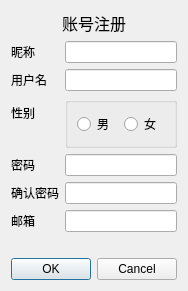
<?xml version="1.0" encoding="UTF-8"?>
<ui version="4.0">
 <class>Register</class>
 <widget class="QDialog" name="Register">
  <property name="geometry">
   <rect>
    <x>0</x>
    <y>0</y>
    <width>184</width>
    <height>259</height>
   </rect>
  </property>
  <property name="windowTitle">
   <string>Dialog</string>
  </property>
  <layout class="QVBoxLayout" name="verticalLayout">
   <item>
    <widget class="QLabel" name="label">
     <property name="maximumSize">
      <size>
       <width>16777215</width>
       <height>30</height>
      </size>
     </property>
     <property name="font">
      <font>
       <family>黑体</family>
       <pointsize>12</pointsize>
      </font>
     </property>
     <property name="layoutDirection">
      <enum>Qt::LeftToRight</enum>
     </property>
     <property name="text">
      <string>账号注册</string>
     </property>
     <property name="alignment">
      <set>Qt::AlignCenter</set>
     </property>
    </widget>
   </item>
   <item>
    <layout class="QFormLayout" name="formLayout">
     <item row="1" column="0">
      <widget class="QLabel" name="nickNameLable">
       <property name="text">
        <string>昵称</string>
       </property>
      </widget>
     </item>
     <item row="1" column="1">
      <widget class="QLineEdit" name="nickNameLineEdit"/>
     </item>
     <item row="2" column="0">
      <widget class="QLabel" name="userNameLable">
       <property name="text">
        <string>用户名</string>
       </property>
      </widget>
     </item>
     <item row="3" column="0">
      <widget class="QLabel" name="sexCheckBox">
       <property name="text">
        <string>性别</string>
       </property>
       <property name="alignment">
        <set>Qt::AlignLeading|Qt::AlignLeft|Qt::AlignVCenter</set>
       </property>
      </widget>
     </item>
     <item row="4" column="0">
      <widget class="QLabel" name="passWordLable">
       <property name="text">
        <string>密码</string>
       </property>
      </widget>
     </item>
     <item row="5" column="0">
      <widget class="QLabel" name="checkPassWordLable">
       <property name="text">
        <string>确认密码</string>
       </property>
      </widget>
     </item>
     <item row="6" column="0">
      <widget class="QLabel" name="emailLable">
       <property name="text">
        <string>邮箱</string>
       </property>
      </widget>
     </item>
     <item row="6" column="1">
      <widget class="QLineEdit" name="emailLineEdit"/>
     </item>
     <item row="2" column="1">
      <widget class="QLineEdit" name="userNameLineEdit"/>
     </item>
     <item row="4" column="1">
      <widget class="QLineEdit" name="passWordLineEdit"/>
     </item>
     <item row="5" column="1">
      <widget class="QLineEdit" name="checkPassWordLineEdit"/>
     </item>
     <item row="3" column="1">
      <widget class="QGroupBox" name="groupBox">
       <property name="title">
        <string/>
       </property>
       <property name="alignment">
        <set>Qt::AlignCenter</set>
       </property>
       <property name="flat">
        <bool>false</bool>
       </property>
       <property name="checkable">
        <bool>false</bool>
       </property>
       <layout class="QHBoxLayout" name="horizontalLayout">
        <item>
         <widget class="QRadioButton" name="maleRadio">
          <property name="text">
           <string>男</string>
          </property>
         </widget>
        </item>
        <item>
         <widget class="QRadioButton" name="famaleRadio">
          <property name="text">
           <string>女</string>
          </property>
         </widget>
        </item>
       </layout>
      </widget>
     </item>
     <item row="7" column="1">
      <widget class="QLabel" name="statusLable">
       <property name="text">
        <string/>
       </property>
      </widget>
     </item>
    </layout>
   </item>
   <item>
    <widget class="QDialogButtonBox" name="buttonBox">
     <property name="orientation">
      <enum>Qt::Horizontal</enum>
     </property>
     <property name="standardButtons">
      <set>QDialogButtonBox::Cancel|QDialogButtonBox::Ok</set>
     </property>
    </widget>
   </item>
  </layout>
 </widget>
 <resources/>
 <connections>
  <connection>
   <sender>buttonBox</sender>
   <signal>accepted()</signal>
   <receiver>Register</receiver>
   <slot>accept()</slot>
   <hints>
    <hint type="sourcelabel">
     <x>248</x>
     <y>254</y>
    </hint>
    <hint type="destinationlabel">
     <x>157</x>
     <y>274</y>
    </hint>
   </hints>
  </connection>
  <connection>
   <sender>buttonBox</sender>
   <signal>rejected()</signal>
   <receiver>Register</receiver>
   <slot>reject()</slot>
   <hints>
    <hint type="sourcelabel">
     <x>316</x>
     <y>260</y>
    </hint>
    <hint type="destinationlabel">
     <x>286</x>
     <y>274</y>
    </hint>
   </hints>
  </connection>
 </connections>
</ui>
